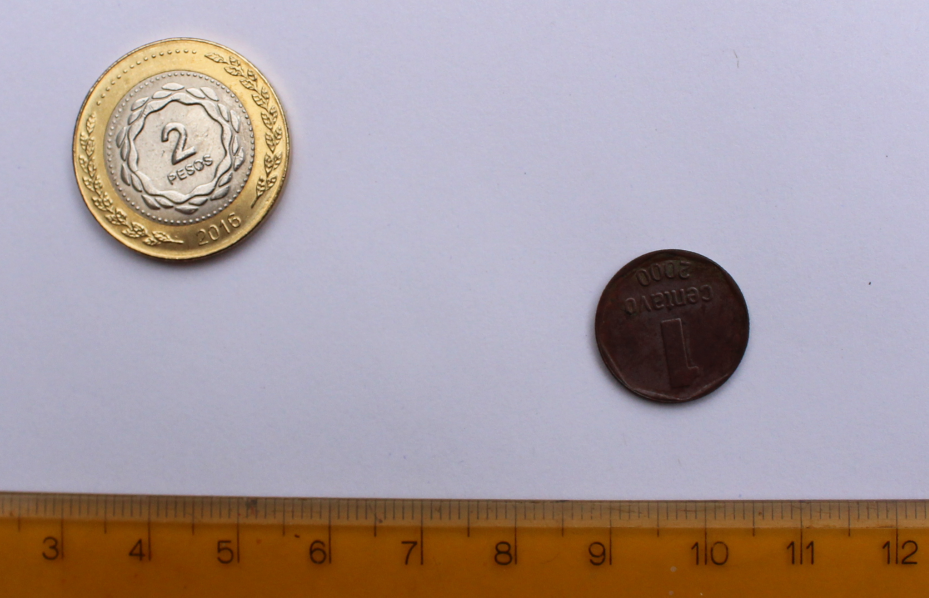
#> input picture actividad_1/vil_metal.png, 1857 x 1195 px (shown at 1/2 size)
$ python Entrega1_Ale.py
#> lines starting #> are read from the running program, lines starting #| are printed output that depends on the picture; after the words box and inside, x2 and y2 are one past the last pixel; in counts of white or black regions, pixels touching at a corner belong together
import imageio
import numpy as np
import matplotlib.pyplot as plt
import matplotlib.patches as patches
from scipy import signal
from scipy import ndimage
from skimage.transform import rescale

def boolean_float(x):
    if x == True:
        return 1
    elif x == False:
        return 0

im = imageio.imread('vil_metal.png') # imagen que queremos analizar
#> im is the input picture: shape (1195, 1857, 4); mean R, G, B, A 169, 156, 159.3, 255

r = im[:,:,0]
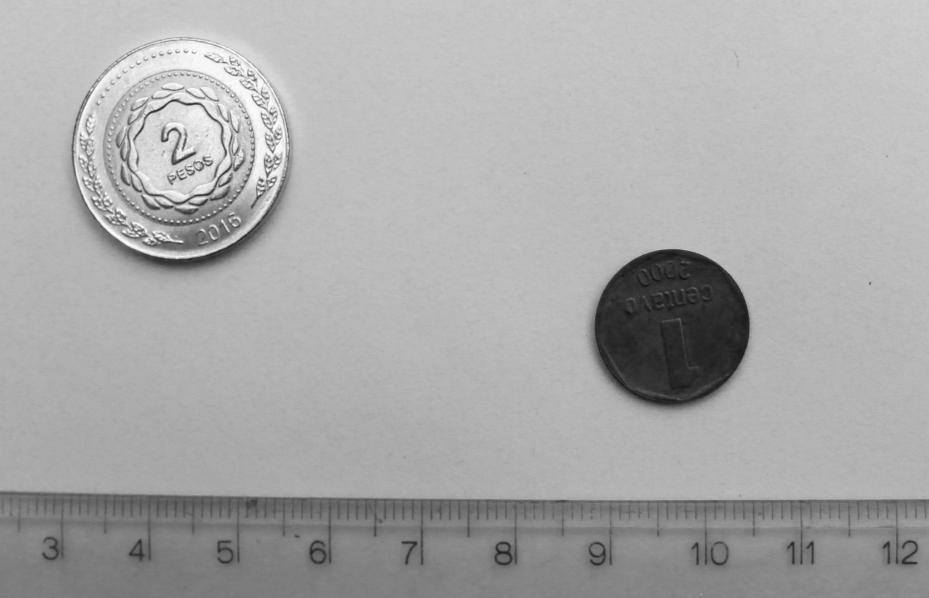
#> r: shape (1195, 1857) (shown at 1/2 size); min 18, max 255, mean 169
g = im[:,:,1]
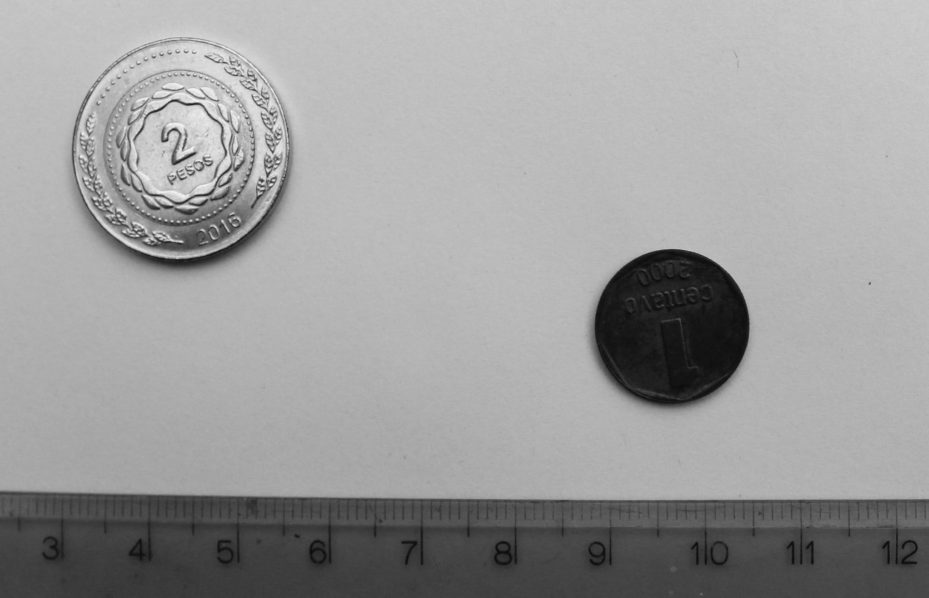
#> g: shape (1195, 1857) (shown at 1/2 size); min 9, max 246, mean 156
b = im[:,:,1]

mat_x = np.array([[1,0,-1],[2,0,-2],[1,0,-1]])
mat_y = np.transpose(mat_x)

# Analizamos los verdes?

#plt.imshow(g)


#Nos quedamos con los bordes
H = signal.convolve2d(g, mat_x)
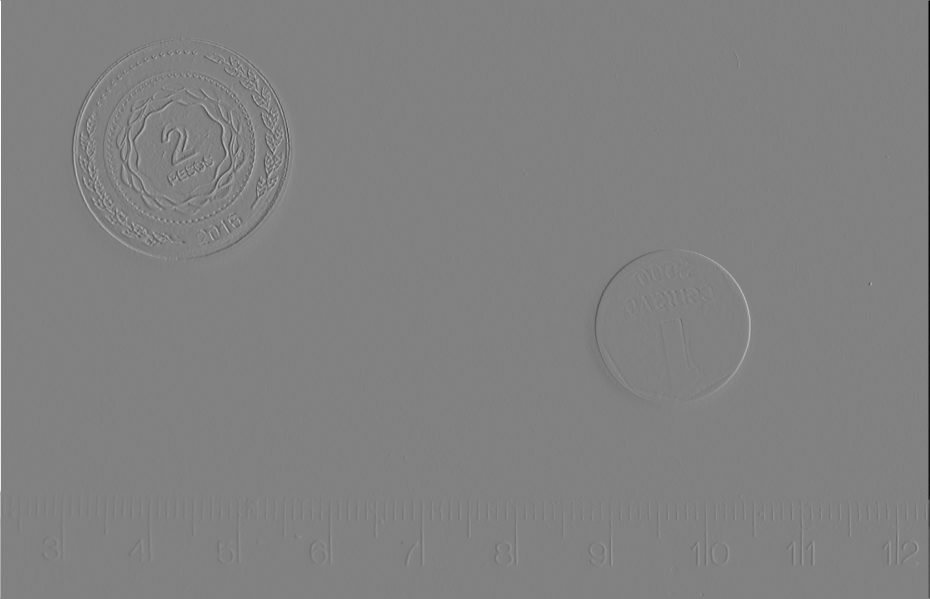
#> H: shape (1197, 1859) int64 (shown at 1/2 size); min -812, max 787, mean 0; drawn with min black and max white
V = signal.convolve2d(g, mat_y)
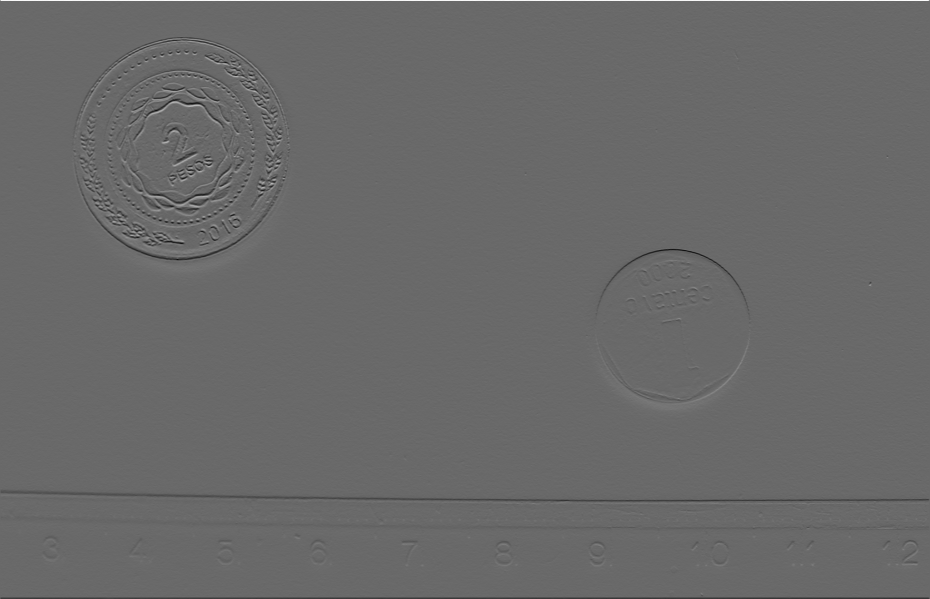
#> V: shape (1197, 1859) int64 (shown at 1/2 size); min -580, max 822, mean 0; drawn with min black and max white
R = (H**2 + V**2)**0.5
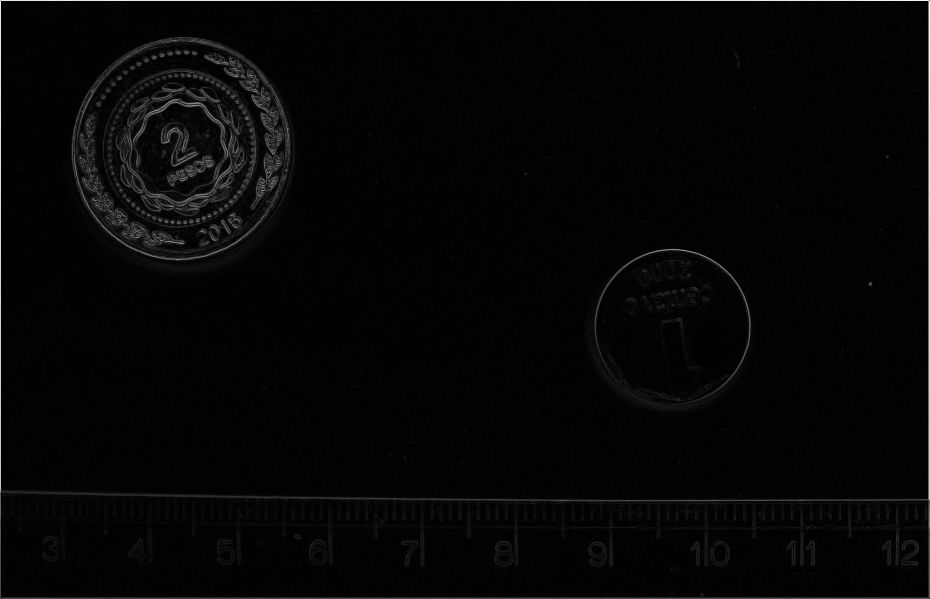
#> R: shape (1197, 1859) float64 (shown at 1/2 size); min 0, max 851.4, mean 19.5; drawn with min black and max white

# [9 lines of commented-out code are left out]
inte =  R[1030, 1000:1150]
#> inte = 150 values, max 75.8 at index 124, min 0 at index 20, mean 23.27
plt.figure(2)
plt.plot(inte)


# con el filtro de la imagen (booleano)
filtro = (R>40)
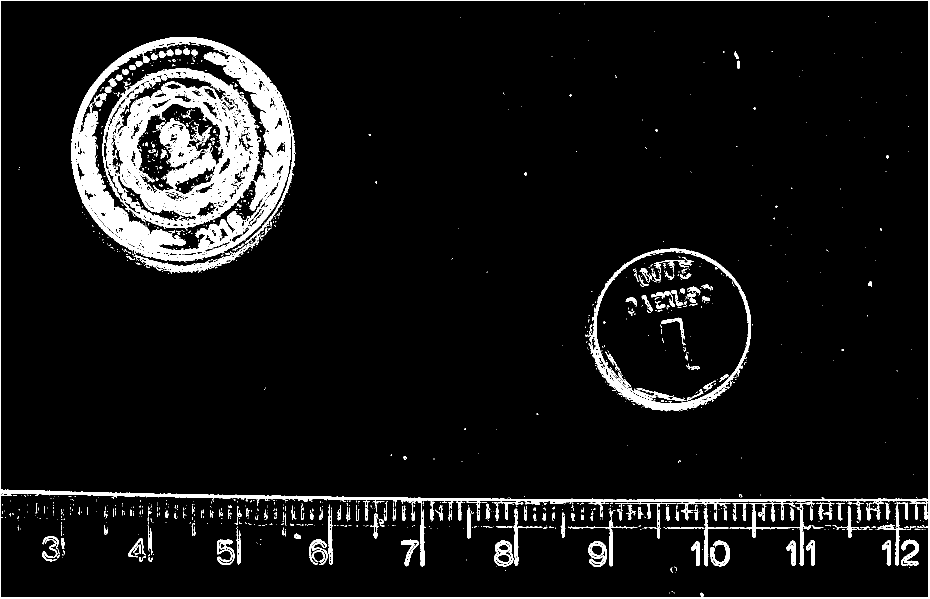
#> filtro: shape (1197, 1859) bool (shown at 1/2 size); 7.3% white; 1430 white regions (1195 under 20 px), largest, box (x1, y1, x2, y2) and area: (205, 136, 522, 458) 45452, (142, 74, 592, 523) 44228, (0, 0, 1859, 1197) 23353
fil_fl = np.vectorize(boolean_float)(filtro).astype(float)
plt.figure(3)
plt.imshow(filtro)

inte_2 = fil_fl[1030, 1000:1150]
#> inte_2 = 150 values, max 1 at index 10, min 0 at index 0, mean 0.227
plt.figure(4)
plt.plot(inte_2)
#data = plt.ginpu(8)


x_data = []
for i in range(8):
#> (the run stopped early here; a loop or call above may not have finished)
